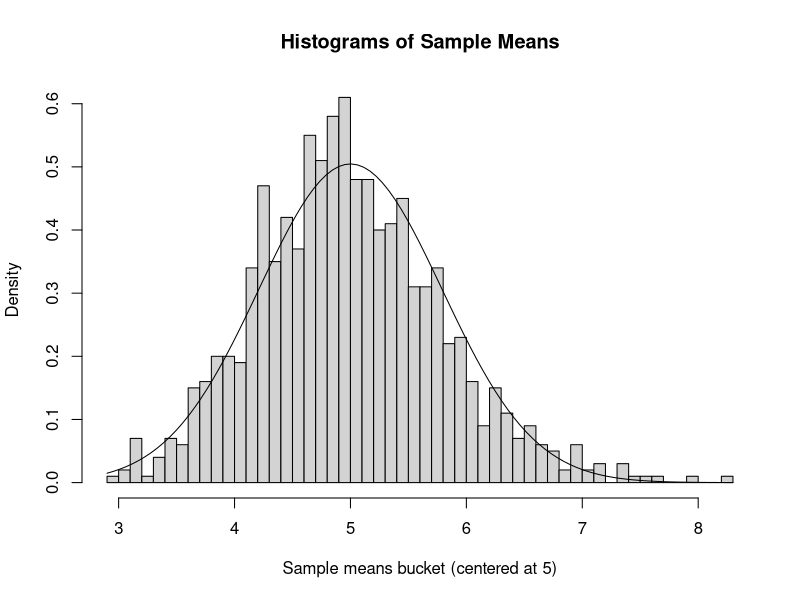

R code for this plot:
## ---- chunk 1
    #generate 1000 means of 40 exponentially distributed numbers with lambda of 0.2
    #sapply executes 1000 times and creates a vector of length 1000, with each member being the average of
    #40 exponentially distributed numbers with a lambda of 1
    #the same thing is done to generate a list of standard deviations
    set.seed(42)
    lambda <- 0.2
    samplesize <- 40
    totalsimulations <- 1000
    means <- unlist(lapply(seq_along(1:totalsimulations),function(x) mean(rexp(samplesize,lambda))))
    simulationmean <- mean(means)
    simulationsd <- sd(means)
    simulationvar <- simulationsd^2
    theoreticalmean <- 1/lambda
    theoreticalsd <- (1/lambda)/sqrt(samplesize)
    theoreticalvar <- theoreticalsd^2
    meanaccuracy <- abs(round((simulationmean - theoreticalmean)/theoreticalmean*100,4))
    sdaccuracy <- abs(round((simulationsd - theoreticalsd)/theoreticalsd*100,4))
    varaccuracy <- abs(round((simulationvar - theoreticalvar)/theoreticalvar*100,4))
## ---- chunk 2
    hist(means,prob=TRUE,breaks=50, xlab = "Sample means bucket (centered at 5)", main = "Histograms of Sample Means")
    curve(dnorm(x, mean=1/lambda, sd=1/(lambda*(samplesize^.5))), add=TRUE)
    print(summary(means))
